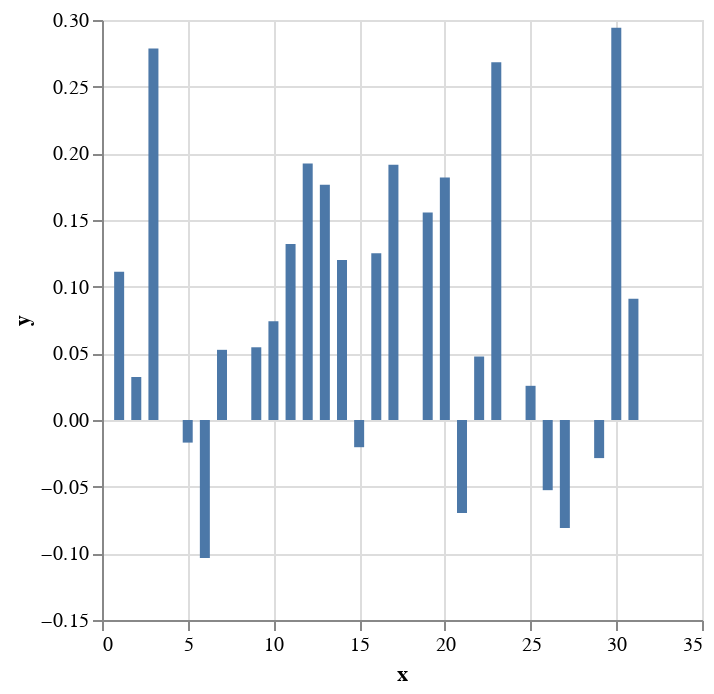

Write notebook code for a chart like this one.
### Code cell
key = 0x2BD6459F82C5B300952C49104881FF48
image_path = 'smile.bmp'
print('key\t\t', hex(key))

# voice:.idea/1701179216437.wav

my_IDEA = IDEA(key)

# plainStr = "To Sherlock Holmes she is always the woman. I have seldom heard him mention her under any other name. In his eyes she eclipses and predominates the whole of her sex. It was not that he felt any emotion akin to love for Irene Adler. All emotions, and that one particularly, were abhorrent to his cold, precise but admirably balanced mind. He was, I take it, the most perfect reasoning and observing machine that the world has seen, but as a lover he would have placed himself in a false position. He never spoke of the softer passions, save with a gibe and a sneer. They were admirable things for the observer--excellent for drawing the veil from men's motives and actions. But for the trained reasoner to admit such intrusions into his own delicate and finely adjusted temperament was to introduce a distracting factor which might throw a doubt upon all his mental results. Grit in a sensitive instrument, or a crack in one of his own high-power lenses, would not be more disturbing than a strong emotion in a nature such as his. And yet there was but one woman to him, and that woman was the late Irene Adler, of dubious and questionable memory."
# plainStr = "To Sherlock Holmes she is always fgv"
plainStr = "loveguap"
print(len(plainStr))
print('plainStr_hex\t', hex(string_to_hex(plainStr)))
print('plaintext\t', plainStr)
print()

encrypted_block_second = my_IDEA.encrypt_second(plainStr.encode('cp1251'))
print('encrypted_block_second\t', encrypted_block_second)

# print()
# my_IDEA.auto_corr_test(encrypted_block_second.to_bytes(8, byteorder='big'))
# 
# print()
# my_IDEA.series_test(encrypted_block_second.to_bytes(8, byteorder='big'))
# print()
# my_IDEA.frequency_test(encrypted_block_second.to_bytes(8, byteorder='big'))
my_IDEA.all_tests(encrypted_block_second.to_bytes(8, byteorder='big'))

# print()

# encrypted_block_forth = my_IDEA.encrypt_forth(plainStr.encode('cp1251'))
# print('encrypted_block_forth\t', encrypted_block_forth)

#

### Figure 1 — Vega-Lite specification as saved in the notebook (floating-point values rounded to 4 significant figures)
{"config": {"view": {"continuousWidth": 300, "continuousHeight": 300}}, "data": {"name": "data-d713ba34670296bbc746b1d75220be47"}, "mark": {"type": "bar"}, "encoding": {"x": {"field": "x", "type": "quantitative"}, "y": {"field": "y", "type": "quantitative"}}, "$schema": "https://vega.github.io/schema/vega-lite/v5.16.3.json", "datasets": {"data-d713ba34670296bbc746b1d75220be47": [{"x": 1, "y": 0.1111}, {"x": 2, "y": 0.03226}, {"x": 3, "y": 0.2787}, {"x": 4, "y": 0.0}, {"x": 5, "y": -0.01695}, {"x": 6, "y": -0.1034}, {"x": 7, "y": 0.05263}, {"x": 8, "y": 0.0}, {"x": 9, "y": 0.05455}, {"x": 10, "y": 0.07407}, {"x": 11, "y": 0.1321}, {"x": 12, "y": 0.1923}, {"x": 13, "y": 0.1765}, {"x": 14, "y": 0.12}, {"x": 15, "y": -0.02041}, {"x": 16, "y": 0.125}, {"x": 17, "y": 0.1915}, {"x": 18, "y": 0.0}, {"x": 19, "y": 0.1556}, {"x": 20, "y": 0.1818}, {"x": 21, "y": -0.06977}, {"x": 22, "y": 0.04762}, {"x": 23, "y": 0.2683}, {"x": 24, "y": 0.0}, {"x": 25, "y": 0.02564}, {"x": 26, "y": -0.05263}, {"x": 27, "y": -0.08108}, {"x": 28, "y": 0.0}, {"x": 29, "y": -0.02857}, {"x": 30, "y": 0.2941}, {"x": 31, "y": 0.09091}, {"x": 32, "y": 0.0}]}}
